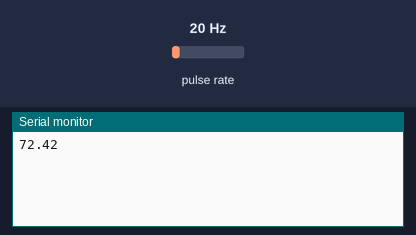
This sketch was run on a simulated Arduino Uno, built with avr-gcc and run on an emulated ATmega328P. Shown: the last lines printed to the serial monitor. Wiring (inferred from the names in the program): pulse sensor: data pin 2. The inputs (shaded band) are chosen by the test bench; at power-on: pulse rate 20 Hz.

Above: at 1.2 s.
1.3 s: pulse rate (sensor on pin 2) set to 4 Hz
At 2.6 s:
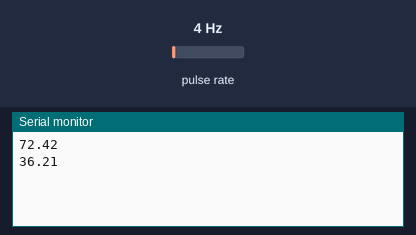
2.8 s: pulse rate (sensor on pin 2) set to 50 Hz
At 3.8 s:
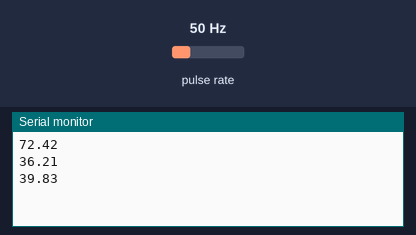
Timing chart, 0 to 5.8 s (numbered marks = the images above; inputs shaded):
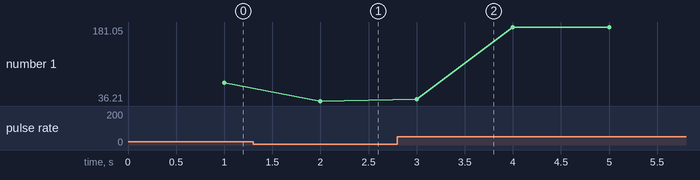

The sketch:

Anemo_.ino
```cpp
#include <math.h>
#define WindSensorPin (2) // The pin location of the anemometer sensor


class ANEMOM
{
    public :
      float WindSpeed; // speed miles per hour

      static unsigned long Rotations; // cup rotation counter used in interrupt routine
      static unsigned long ContactBounceTime; // Timer to avoid contact bounce in interrupt routine

  void getSpeed()
  {
   Rotations = 0; // Set Rotations count to 0 ready for calculations
  sei(); // Enables interrupts
  delay (1000); // Wait 1 seconds to average
  cli(); // Disable interrupts
  WindSpeed = Rotations * 2.25;
  WindSpeed = WindSpeed * 1.60934; //to m/s
  Serial.println(WindSpeed);
  }


 static void isr_rotation ()
  {
   if ((millis() - ContactBounceTime) > 15 ) // debounce the switch contact.
    {
      Rotations++;
      ContactBounceTime = millis();
    }
  }

  void init()
  {
    pinMode(WindSensorPin, INPUT);
    attachInterrupt(digitalPinToInterrupt(WindSensorPin), isr_rotation, FALLING);
  }

  void Speed()
  {
    init();
    getSpeed();
  }

};

unsigned long ANEMOM::Rotations = 0; // Déclaration des variable : static
unsigned long ANEMOM::ContactBounceTime = 0;

ANEMOM Anemo;

void setup() {
Serial.begin(9600);
}

void loop()
{
  Anemo.Speed();
}
```

Measured:
- after the input at 1.3 s, the serial monitor: prints a new line after 0.70 s (image 1)
- after the input at 2.8 s, the serial monitor: prints a new line after 0.20 s (image 2)
- plotted number 1: 72.42 → 36.21 after the input at 1.3 s, 36.21 → 181.05 after the input at 2.8 s
